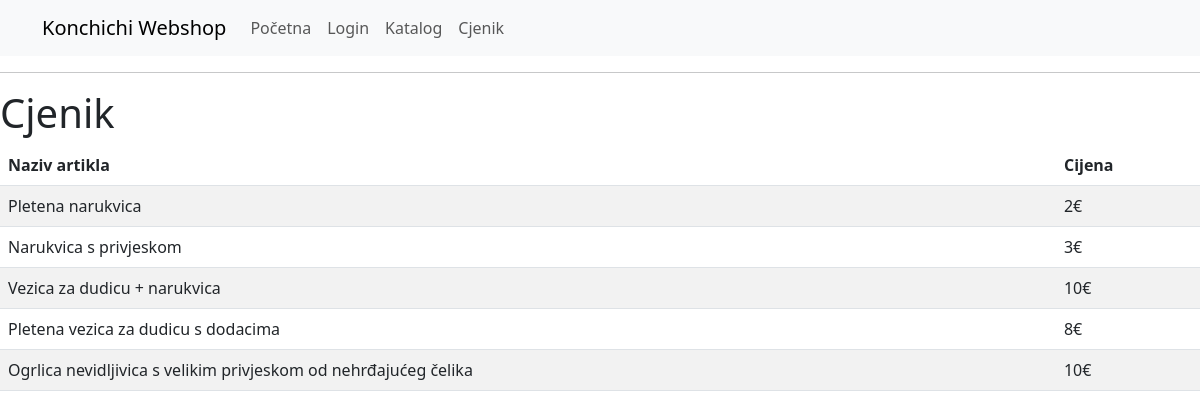
/cjenik, run on an earlier commit of the app's database.
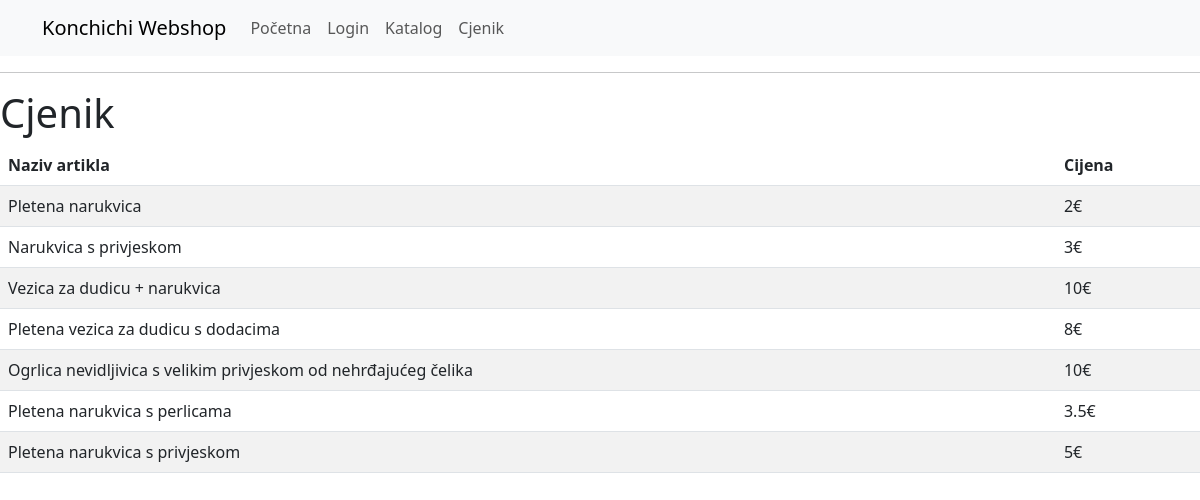
And on a later commit of the database.
### app/models.py (models this page shows, shortened)
class Prices(db.Model):
    id = db.Column(db.Integer, primary_key=True)
    article_name = db.Column(db.String(140), unique=True)
    price = db.Column(db.Integer)

### app/routes.py (the view)
@app.route('/cjenik')
def cjenik():
    prices = Prices.query.all()
    return render_template('cjenik.html', title='Cjenik', prices = prices)

### app/templates/cjenik.html (shortened to what this page needs)
{% extends "base.html" %}
{% block content %}
<html>
    <head>
    </head>
    <body>
        <h1>Cjenik</h1>
        <table class="table table-striped">
            <thead>
                <tr>
                    <th>Naziv artikla</th>
                    <th>Cijena</th>
                </tr>
            </thead>
            <tbody>
                {% for price in prices %}
                <tr>
                    <td>{{ price.article_name }}</td>
                    <td>{{ price.price }}€</td>
                </tr>
                {% endfor %}
            </tbody>
        </table>
    </body>
</html>
{% endblock %}

What changed in the data, as far as the page shows it:
added Prices: article_name "Pletena narukvica s perlicama", price "3.5"
added Prices: article_name "Pletena narukvica s privjeskom", price "5"
